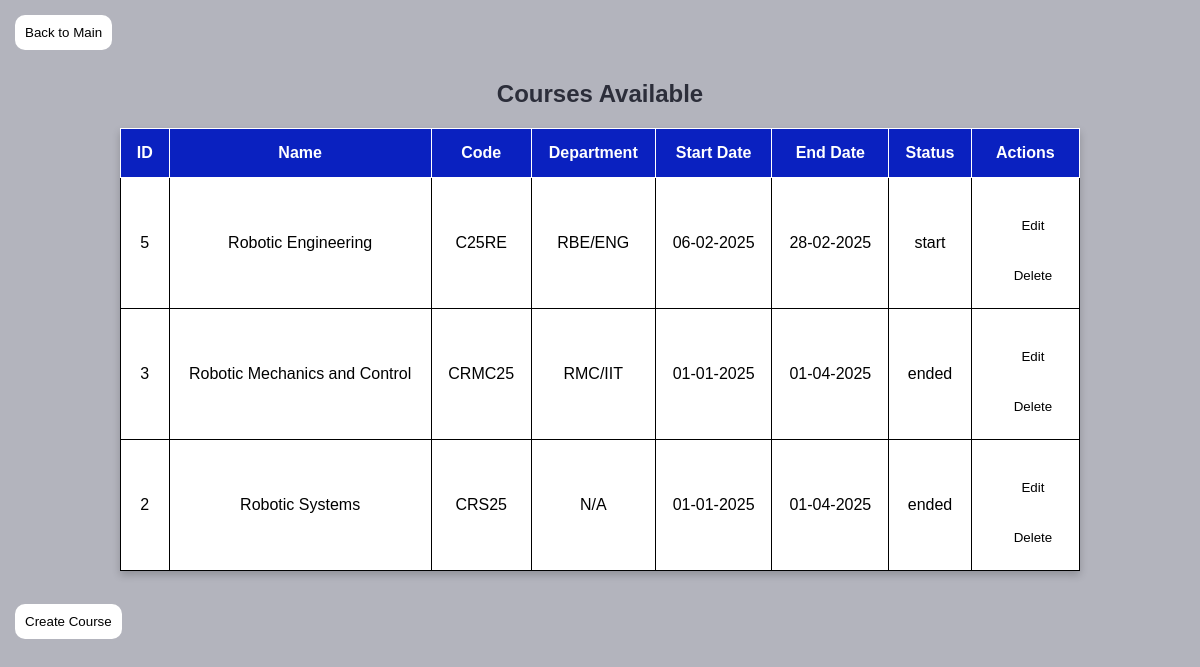
Screenshot of /php/view_course.php (signed in) with the database file from the repository.
### tables this page shows
CREATE TABLE `course` (
  `ID` int(11) NOT NULL,
  `NAME` varchar(50) DEFAULT NULL,
  `DEPARTMENT_NAME` varchar(50) DEFAULT NULL,
  `START_DATE` date DEFAULT NULL,
  `END_DATE` date DEFAULT NULL,
  `CODE` varchar(50) DEFAULT NULL,
  `status` enum('not-started','start','in-progress','ended') DEFAULT 'not-started'
);

CREATE TABLE `department` (
  `ID` int(11) NOT NULL,
  `NAME` varchar(50) DEFAULT NULL
);

### php/view_course.php (the view, shortened to what this page needs)
<?php
$conn = db_connect();
$sql = "SELECT course.ID, course.NAME, course.CODE, course.START_DATE, course.END_DATE,
               course.STATUS, department.NAME AS DEPARTMENT_NAME
        FROM course
        LEFT JOIN department ON course.DEPARTMENT_NAME = department.NAME";
$result = $conn->query($sql);
?>
<!DOCTYPE html>
 <html lang="en">
    <head>
<body>
<a href="admin_dashboard.php"><button>Back to Main</button></a>
    <h2>Courses Available</h2>
    <table border="1">
        <tr>
            <th>ID</th>
            <th>Name</th>
            <th>Code</th>
            <th>Department</th>
            <th>Start Date</th>
            <th>End Date</th>
            <th>Status</th>
            <th>Actions</th>
        </tr>
        <?php while ($row = $result->fetch_assoc()): ?>
            <tr>
                <td><?= $row['ID'] ?></td>
                <td><?= htmlspecialchars($row['NAME']) ?></td>
                <td><?= htmlspecialchars($row['CODE']) ?></td>
                <td><?= isset($row['DEPARTMENT_NAME']) ? htmlspecialchars($row['DEPARTMENT_NAME']) : 'N/A' ?></td>
                <td>
                    <?= ($row['START_DATE'] !== '0000-00-00')
                        ? date("d-m-Y", strtotime($row['START_DATE']))
                        : 'N/A'; ?>
                </td>
                <td>
                    <?= ($row['END_DATE'] !== '0000-00-00')
                        ? date("d-m-Y", strtotime($row['END_DATE']))
                        : 'N/A'; ?>
                </td>
                <td>
                    <?= htmlspecialchars($row['STATUS']) ?></td>
                <td>
                    <a href="assignments.php?action=update&id=<?= $row['ID'] ?>"><button>Edit</button></a>
                    <?php if ($_SESSION['role'] == 3):  ?>
                        <form method="POST" action="delete_course.php?id=<?= $row['ID'] ?>">
                        <button type="submit" onclick="return confirm('Are you sure?')">Delete</button></form>
                    <?php endif; ?>
                </td>
            </tr>
        <?php endwhile; ?>
    </table><br>
    <a href="create_course.php"><button>Create Course</button></a>
</body>
</html>

### php/view_course.php (style rules this page uses)
* { margin: 0; box-sizing: border-box; font-family: sans-serif; }
body { margin-left: auto; margin-right: auto; justify-content: center; align-items: center; height: 100vh; background-color:#b3b4bd; background-size: cover; }
table { margin-left: auto; margin-right: auto; border-collapse: collapse; width: 80%; max-width: 1000px; background-color: #ffffff; box-shadow: 0 4px 8px rgba(0, 0, 0, 0.2); border: 1px solid; }
th, td { padding: 15px; text-align: center; border: 1px solid; }
th { background-color: #0a21c0; color: white; }
h2 { text-align: center; color: #2c2e3a; margin-top: 30px; margin-bottom: 20px; }
button { background: #fff; color: black; padding: 10px; border: 1px solid #2c2e3a; border-radius: 10px; cursor: pointer; margin-top: 15px; margin-left: 15px; border: none; }

### rows the page displays
course: ID "5", NAME "Robotic Engineering", CODE "C25RE", department.NAME "RBE/ENG", START_DATE "06-02-2025", END_DATE "28-02-2025", status "start"
course: ID "3", NAME "Robotic Mechanics and Control", CODE "CRMC25", department.NAME "RMC/IIT", START_DATE "01-01-2025", END_DATE "01-04-2025", status "ended"
course: ID "2", NAME "Robotic Systems", CODE "CRS25", shows "N/A", START_DATE "01-01-2025", END_DATE "01-04-2025", status "ended"
